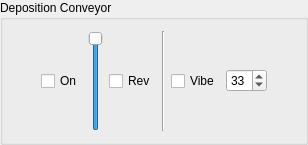
          <widget class="QGroupBox" name="checkBox_DepositionConveyorReverse">
           <property name="sizePolicy">
            <sizepolicy hsizetype="Preferred" vsizetype="Preferred">
             <horstretch>1</horstretch>
             <verstretch>1</verstretch>
            </sizepolicy>
           </property>
           <property name="focusPolicy">
            <enum>Qt::NoFocus</enum>
           </property>
           <property name="title">
            <string>Deposition Conveyor</string>
           </property>
           <layout class="QHBoxLayout" name="horizontalLayout_27">
            <item>
             <spacer name="horizontalSpacer_3">
              <property name="focusPolicy">
               <enum>Qt::NoFocus</enum>
              </property>
              <property name="orientation">
               <enum>Qt::Horizontal</enum>
              </property>
              <property name="sizeHint" stdset="0">
               <size>
                <width>27</width>
                <height>20</height>
               </size>
              </property>
             </spacer>
            </item>
            <item>
             <layout class="QVBoxLayout" name="verticalLayout_29">
              <item>
               <spacer name="verticalSpacer_22">
                <property name="focusPolicy">
                 <enum>Qt::NoFocus</enum>
                </property>
                <property name="orientation">
                 <enum>Qt::Vertical</enum>
                </property>
                <property name="sizeHint" stdset="0">
                 <size>
                  <width>20</width>
                  <height>40</height>
                 </size>
                </property>
               </spacer>
              </item>
              <item>
               <widget class="QCheckBox" name="checkBox_DepositionConveyor">
                <property name="focusPolicy">
                 <enum>Qt::NoFocus</enum>
                </property>
                <property name="text">
                 <string>On</string>
                </property>
               </widget>
              </item>
              <item>
               <spacer name="verticalSpacer_23">
                <property name="focusPolicy">
                 <enum>Qt::NoFocus</enum>
                </property>
                <property name="orientation">
                 <enum>Qt::Vertical</enum>
                </property>
                <property name="sizeHint" stdset="0">
                 <size>
                  <width>20</width>
                  <height>40</height>
                 </size>
                </property>
               </spacer>
              </item>
             </layout>
            </item>
            <item>
             <widget class="QSlider" name="slider_DepositionConveyor">
              <property name="focusPolicy">
               <enum>Qt::NoFocus</enum>
              </property>
              <property name="minimum">
               <number>0</number>
              </property>
              <property name="maximum">
               <number>100</number>
              </property>
              <property name="value">
               <number>100</number>
              </property>
              <property name="orientation">
               <enum>Qt::Vertical</enum>
              </property>
             </widget>
            </item>
            <item>
             <widget class="QCheckBox" name="checkBox_2">
              <property name="focusPolicy">
               <enum>Qt::NoFocus</enum>
              </property>
              <property name="text">
               <string>Rev</string>
              </property>
             </widget>
            </item>
            <item>
             <widget class="Line" name="line">
              <property name="orientation">
               <enum>Qt::Vertical</enum>
              </property>
             </widget>
            </item>
            <item>
             <widget class="QCheckBox" name="checkBox_Vibrate">
              <property name="focusPolicy">
               <enum>Qt::NoFocus</enum>
              </property>
              <property name="text">
               <string>Vibe</string>
              </property>
             </widget>
            </item>
            <item>
             <widget class="QSpinBox" name="spinBox_Vibrate">
              <property name="maximum">
               <number>40</number>
              </property>
              <property name="value">
               <number>33</number>
              </property>
             </widget>
            </item>
            <item>
             <spacer name="horizontalSpacer_4">
              <property name="focusPolicy">
               <enum>Qt::NoFocus</enum>
              </property>
              <property name="orientation">
               <enum>Qt::Horizontal</enum>
              </property>
              <property name="sizeHint" stdset="0">
               <size>
                <width>27</width>
                <height>20</height>
               </size>
              </property>
             </spacer>
            </item>
           </layout>
          </widget>
